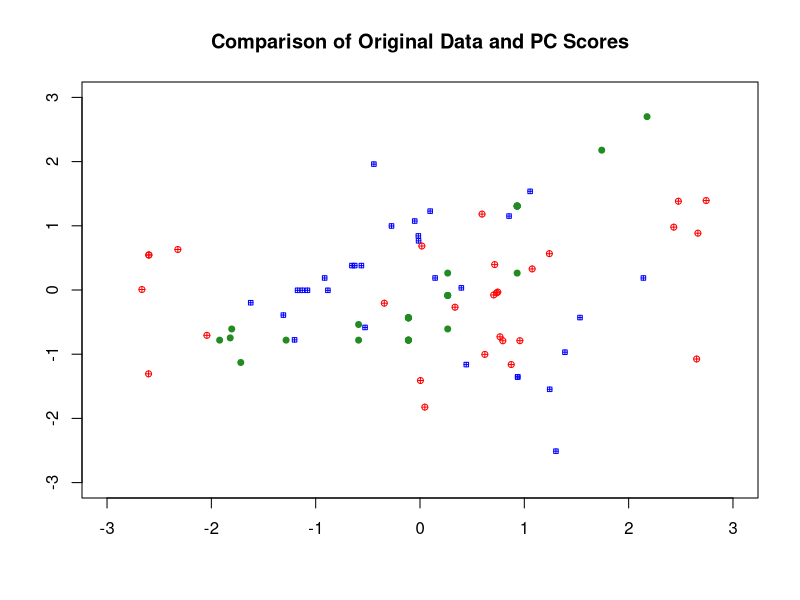
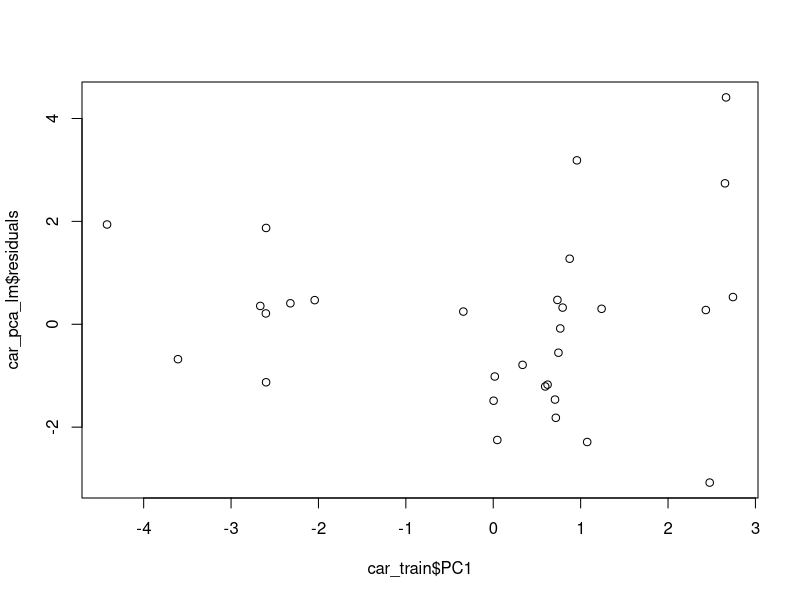
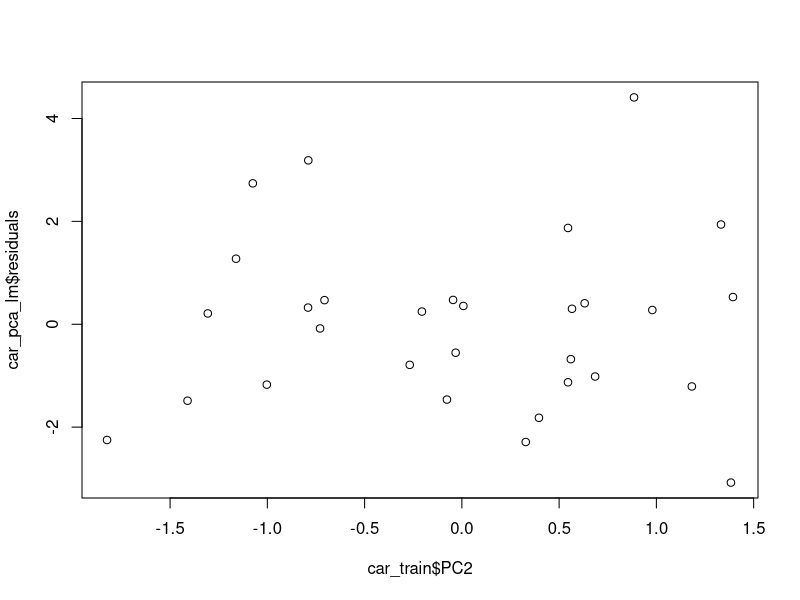

Write the R code that produced these figures, in order. (Note: this script raises an error after producing the figures.)
library(readxl)
library(car)

# Import Auto.xlsx
car_data <- read_excel("./glInClass/linearRegression/Auto.xlsx")
View(car_data)

# Correlation across variables
cor(car_data)

# Determine if we need to scale the data so that the variance is 1
var(car_data)

#Scale data
sCarData <- data.frame(scale(car_data))
var(sCarData)

car_lm <- lm(mpg~., car_data)

#conducting PCA 
car_pca = prcomp(sCarData[,-1])

#view PCA
summary(car_pca)

#understand the equation of the PC components 
car_pca$rotation

#scree Plot to look at the relationship between variables
xl <- seq(-3, 3)
yl <- seq(-3, 3)
plot(xl, yl, type="n", xlab="", ylab="")
points(sCarData$displacement, sCarData$horsepower, pch=19, cex=0.8, col="forestgreen")
points(sCarData$weight, sCarData$acceleration, pch=12, cex=0.6, col="blue")
points(car_pca$x[,1], car_pca$x[,2], pch=10, cex=0.8, col="red")
title ("Comparison of Original Data and PC Scores")

# train data
car_train = cbind(car_data$mpg,car_pca$x[,1],car_pca$x[,2])
car_train = as.data.frame(car_train)
names(car_train) = c("mpg","PC1","PC2")

#View train data
View(car_train)

#create linear regression model on train data
car_pca_lm = lm(mpg~., data = car_train)

#View lm model
car_pca_lm

#Summary lm model
summary(car_pca_lm)

# Durbin-Watson Statistic, D = 0 if there is a strong relationship of residual with time else it is close to 2, alternate there is a relationship with time
dwt(car_pca_lm)

# Normality test for residual, null hypothesis: normally distributed
shapiro.test(car_pca_lm$residuals)

# Does residual have equal variance between residual and every value of x
plot(car_train$PC1 ,car_pca_lm$residuals)
plot(car_train$PC2 ,car_pca_lm$residuals)

#Variance Analysis
vif(car_pca_lm)

#Prepare to be in a position to test the data
cylinders_pc1 <- car_pca$rotation[1,1]
cylinders_pc2 <- car_pca$rotation[1,2]
cylinders_mean <- mean(car_data$cylinders)
cylinders_sd <- sd(car_data$cylinders)

displacement_pc1 <- car_pca$rotation[2,1]
displacement_pc2 <- car_pca$rotation[2,2]
displacement_mean <- mean(car_data$displacement)
displacement_sd <- sd(car_data$displacement)

horsepower_pc1 <- car_pca$rotation[3,1]
horsepower_pc2 <- car_pca$rotation[3,2]
horsepower_mean <- mean(car_data$horsepower)
horsepower_sd <- sd(car_data$horsepower)

weight_pc1 <- car_pca$rotation[4,1]
weight_pc2 <- car_pca$rotation[4,2]
weight_mean <- mean(car_data$weight)
weight_sd <- sd(car_data$weight)

acceleration_pc1 <- car_pca$rotation[5,1]
acceleration_pc2 <- car_pca$rotation[5,2]
acceleration_mean <- mean(car_data$acceleration) 
acceleration_sd <- sd(car_data$acceleration)

# creating test data
AutoTest <- read_excel("./glInClass/linearRegression/AutoTest.xlsx")

# creating test data based on PCA scores
PC1 <- ( (AutoTest$cylinders-cylinders_mean)/cylinders_sd * cylinders_pc1 + 
        (AutoTest$displacement-displacement_mean)/displacement_sd * displacement_pc1 +
          (AutoTest$horsepower-horsepower_mean)/horsepower_sd * horsepower_pc1 +
            (AutoTest$weight-weight_mean)/weight_sd * weight_pc1 +
              (AutoTest$acceleration-acceleration_mean)/acceleration_sd * acceleration_pc1 )

PC2 <- ( (AutoTest$cylinders-cylinders_mean)/cylinders_sd * cylinders_pc2 + 
           (AutoTest$displacement-displacement_mean)/displacement_sd * displacement_pc2 +
             (AutoTest$horsepower-horsepower_mean)/horsepower_sd * horsepower_pc2 +
               (AutoTest$weight-weight_mean)/weight_sd * weight_pc2 +
                 (AutoTest$acceleration-acceleration_mean)/acceleration_sd * acceleratio_pc2 )

# PC1: -0.027740807	-3.197059656	2.335436269
PC1
# PC2: 1.847547323	1.185961153	0.140719857
PC2

#Predict values for test data
predicted_mpg = predict(car_pca_lm,data.frame(PC1, PC2))

#View predicted data
predicted_mpg
predictionAndActuals <- data.frame(predicted_mpg, AutoTest$mpg)
colnames(predictionAndActuals) <- c("Predicted mpg","Actual mpg")
predictionAndActuals
matplot(predictionAndActuals, type = "l")
